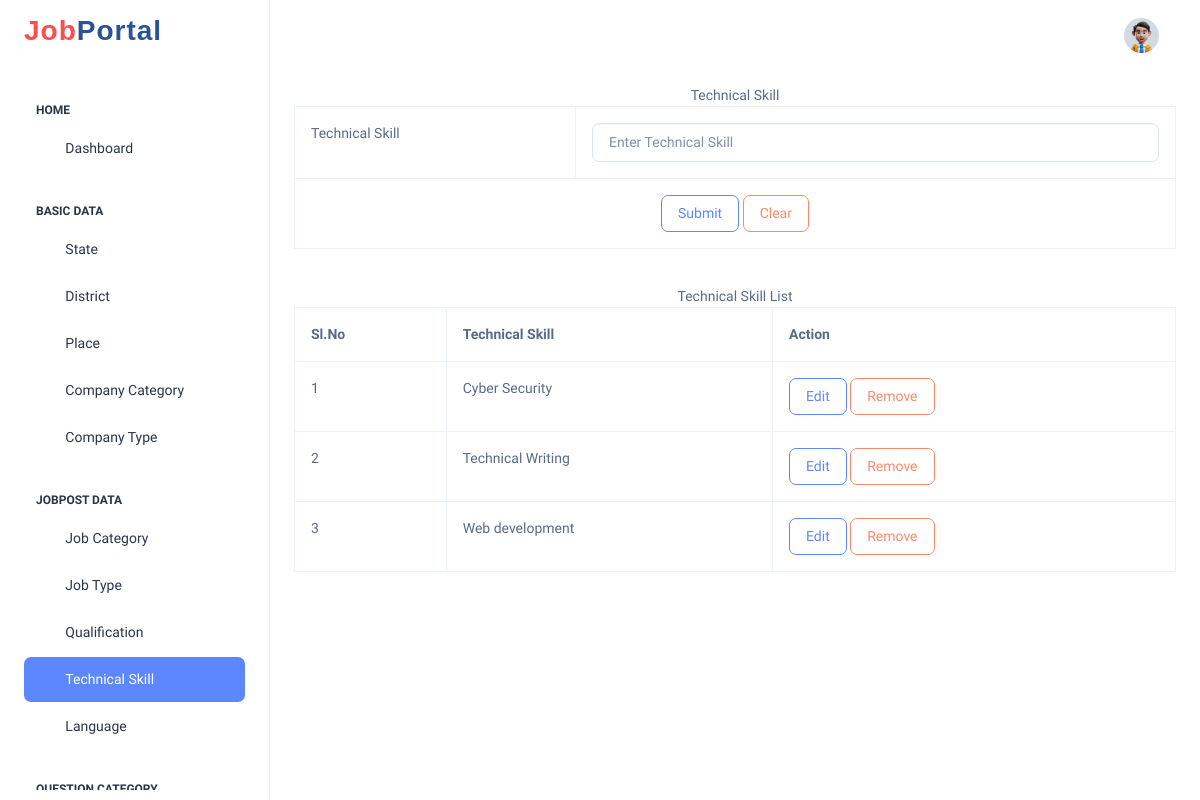
The page /Project/Admin/Technicalskill.php on the database as committed earlier.
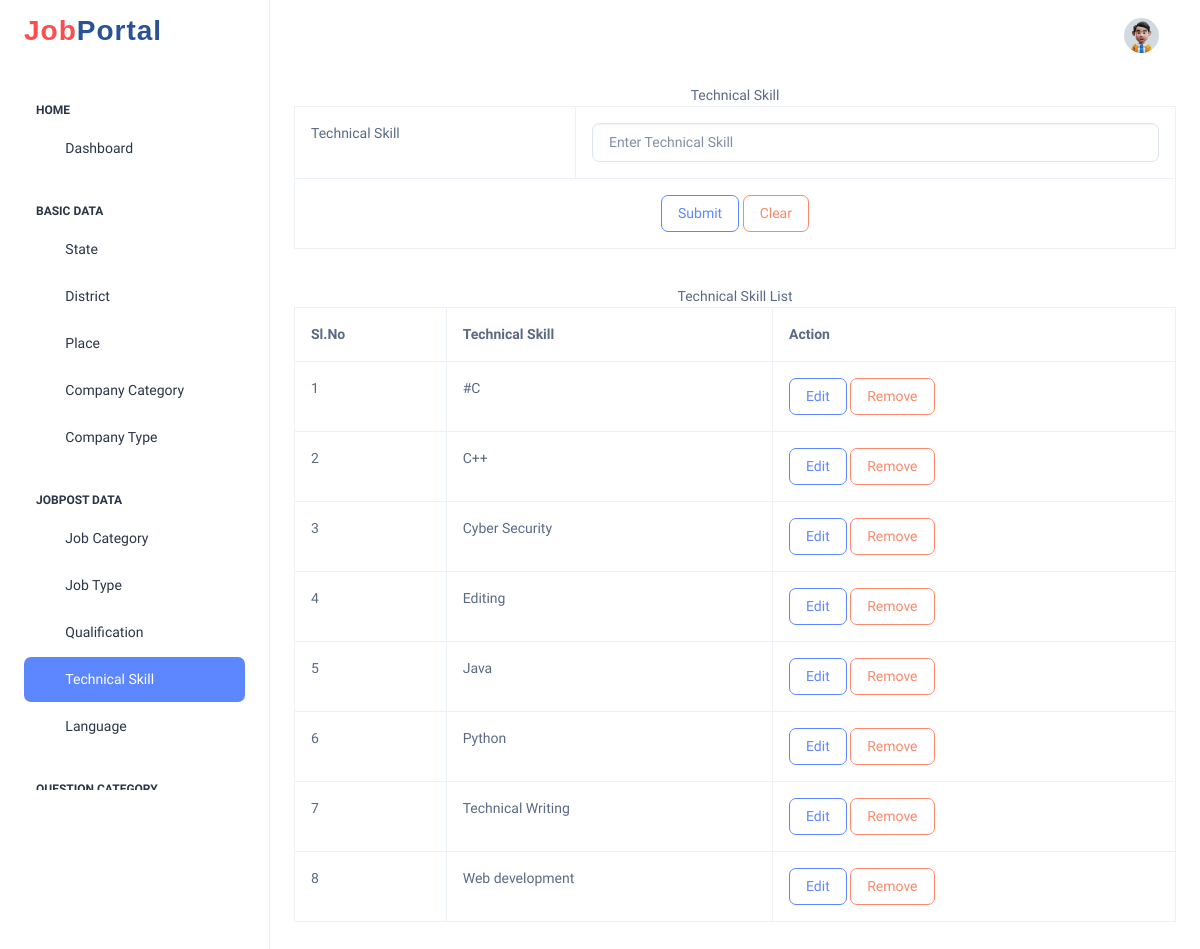
The same page on the database as committed later.
### tables this page shows
CREATE TABLE `tbl_technicalskill` (
  `technicalskill_id` int(11) NOT NULL,
  `technicalskill_name` varchar(30) NOT NULL,
  `technicalskill_status` int(11) NOT NULL DEFAULT 0
);

### Project/Admin/Technicalskill.php (the view, shortened to what this page needs)
<?php
include("../Assets/Connection/Connection.php");
include("Header.php");
$technicalskillname = "";
            ?>
<div align="center">Technical Skill</div>
<form action="" method="post">
  <table class="table table-bordered table-hover">
    <tr>
      <td>Technical Skill</td>
      <td>
        <input type="text" name="txt_technicalskill" id="txt_technicalskill"
               class="form-control" placeholder="Enter Technical Skill"
               value="<?php echo $technicalskillname ?>" required />
      </td>
    </tr>
    <tr>
      <td colspan="2" align="center">
        <input type="submit" name="btn_submit" id="btn_submit" value="Submit" class="btn btn-outline-primary"/>
        <input type="reset" name="btn_clear" id="btn_clear" value="Clear" class="btn btn-outline-danger"/>
      </td>
    </tr>
  </table>
  <br>
  <div align="center">Technical Skill List</div>
  <table class="table table-bordered table-hover">
      <tr>
        <th>Sl.No</th>
        <th>Technical Skill</th>
        <th>Action</th>
      </tr>
    <tbody>
    <?php
    $i=0;
    $selQry="select * from tbl_technicalskill where technicalskill_status=0 ORDER BY technicalskill_name ASC";
    $row=$Con->query($selQry);
    while($data=$row->fetch_assoc()) {
        $i++;
    ?>
      <tr>
        <td><?php echo $i ?></td>
        <td><?php echo $data['technicalskill_name'] ?></td>
        <td>
          <a href="Technicalskill.php?eid=<?php echo $data['technicalskill_id'] ?>" class="btn btn-outline-primary">Edit</a>
          <a href="Technicalskill.php?rid=<?php echo $data['technicalskill_id'] ?>" class="btn btn-outline-danger"
             onclick="return confirm('Are you sure you want to remove this skill?')">Remove</a>
        </td>
      </tr>
    <?php
    }
    ?>
    </tbody>
  </table>
</form>
<?php
   include("Footer.php");
?>

Rows that differ between the two databases and show on the page:
added tbl_technicalskill: technicalskill_name "#C"
added tbl_technicalskill: technicalskill_name "C++"
added tbl_technicalskill: technicalskill_name "Editing"
added tbl_technicalskill: technicalskill_name "Java"
added tbl_technicalskill: technicalskill_name "Python"
